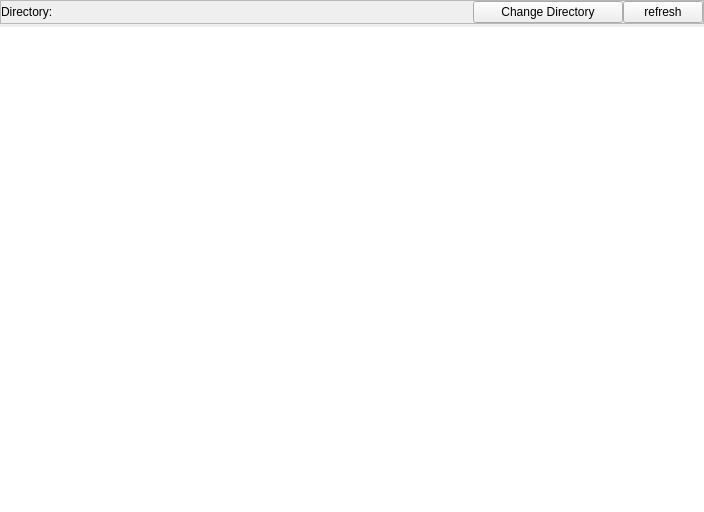
<?xml version="1.0" encoding="UTF-8"?>
<ui version="4.0">
 <class>Form</class>
 <widget class="QWidget" name="Form">
  <property name="geometry">
   <rect>
    <x>0</x>
    <y>0</y>
    <width>704</width>
    <height>512</height>
   </rect>
  </property>
  <property name="windowTitle">
   <string>Form</string>
  </property>
  <layout class="QVBoxLayout" name="verticalLayout">
   <property name="spacing">
    <number>3</number>
   </property>
   <property name="margin">
    <number>0</number>
   </property>
   <item>
    <widget class="QFrame" name="frame">
     <property name="frameShape">
      <enum>QFrame::StyledPanel</enum>
     </property>
     <property name="frameShadow">
      <enum>QFrame::Raised</enum>
     </property>
     <property name="class" stdset="0">
      <string>deep</string>
     </property>
     <layout class="QHBoxLayout" name="horizontalLayout_10">
      <property name="spacing">
       <number>0</number>
      </property>
      <property name="margin">
       <number>0</number>
      </property>
      <item>
       <widget class="QLabel" name="pathLabel">
        <property name="text">
         <string>Directory:</string>
        </property>
       </widget>
      </item>
      <item>
       <widget class="QPushButton" name="dirChange">
        <property name="minimumSize">
         <size>
          <width>0</width>
          <height>0</height>
         </size>
        </property>
        <property name="maximumSize">
         <size>
          <width>150</width>
          <height>30</height>
         </size>
        </property>
        <property name="text">
         <string>Change Directory</string>
        </property>
       </widget>
      </item>
      <item>
       <widget class="QPushButton" name="dirChange_2">
        <property name="minimumSize">
         <size>
          <width>0</width>
          <height>0</height>
         </size>
        </property>
        <property name="maximumSize">
         <size>
          <width>80</width>
          <height>30</height>
         </size>
        </property>
        <property name="text">
         <string>refresh</string>
        </property>
       </widget>
      </item>
     </layout>
    </widget>
   </item>
   <item>
    <widget class="QListWidget" name="listWidget">
     <property name="frameShape">
      <enum>QFrame::NoFrame</enum>
     </property>
     <property name="dragEnabled">
      <bool>true</bool>
     </property>
     <property name="iconSize">
      <size>
       <width>200</width>
       <height>180</height>
      </size>
     </property>
     <property name="textElideMode">
      <enum>Qt::ElideMiddle</enum>
     </property>
     <property name="verticalScrollMode">
      <enum>QAbstractItemView::ScrollPerPixel</enum>
     </property>
     <property name="horizontalScrollMode">
      <enum>QAbstractItemView::ScrollPerPixel</enum>
     </property>
     <property name="movement">
      <enum>QListView::Free</enum>
     </property>
     <property name="resizeMode">
      <enum>QListView::Adjust</enum>
     </property>
     <property name="layoutMode">
      <enum>QListView::Batched</enum>
     </property>
     <property name="gridSize">
      <size>
       <width>220</width>
       <height>190</height>
      </size>
     </property>
     <property name="viewMode">
      <enum>QListView::IconMode</enum>
     </property>
     <property name="uniformItemSizes">
      <bool>true</bool>
     </property>
     <property name="selectionRectVisible">
      <bool>false</bool>
     </property>
    </widget>
   </item>
  </layout>
 </widget>
 <resources/>
 <connections>
  <connection>
   <sender>dirChange</sender>
   <signal>clicked()</signal>
   <receiver>Form</receiver>
   <slot>changeDirectory()</slot>
   <hints>
    <hint type="sourcelabel">
     <x>622</x>
     <y>13</y>
    </hint>
    <hint type="destinationlabel">
     <x>712</x>
     <y>23</y>
    </hint>
   </hints>
  </connection>
  <connection>
   <sender>listWidget</sender>
   <signal>itemClicked(QListWidgetItem*)</signal>
   <receiver>Form</receiver>
   <slot>itemClicked(QListWidgetItem*)</slot>
   <hints>
    <hint type="sourcelabel">
     <x>628</x>
     <y>219</y>
    </hint>
    <hint type="destinationlabel">
     <x>724</x>
     <y>223</y>
    </hint>
   </hints>
  </connection>
  <connection>
   <sender>dirChange_2</sender>
   <signal>clicked()</signal>
   <receiver>Form</receiver>
   <slot>refresh()</slot>
   <hints>
    <hint type="sourcelabel">
     <x>686</x>
     <y>10</y>
    </hint>
    <hint type="destinationlabel">
     <x>737</x>
     <y>6</y>
    </hint>
   </hints>
  </connection>
 </connections>
 <slots>
  <slot>changeDirectory()</slot>
  <slot>itemClicked(QListWidgetItem*)</slot>
  <slot>refresh()</slot>
 </slots>
</ui>
